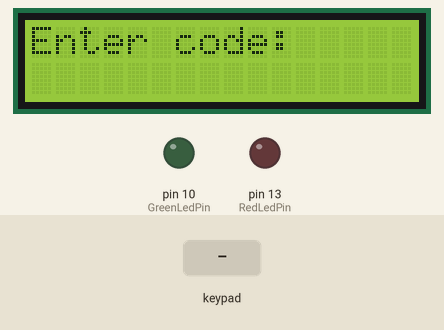
Recording of a program running on a simulated Arduino Mega 2560, built with avr-gcc and run on an emulated ATmega2560. On the bench: 16×2 character LCD, output pins drawn as LEDs (lit = HIGH). Inputs (shaded band) come from the test bench. What the program prints to the serial monitor is not drawn.

Above: at 1.2 s.
1.3 s: keypad keys 1 2 3 4 A pressed 0.4 s apart
At 3.2 s:
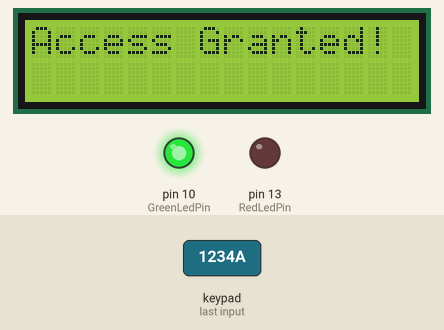
6.0 s: key '1' pressed
At 6.6 s:
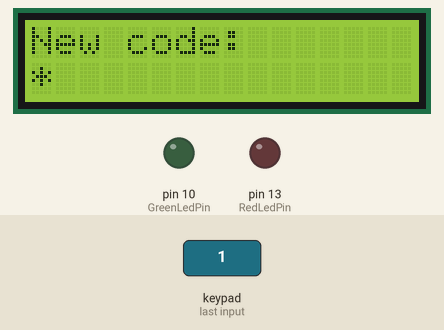
7.6 s: keypad keys 1 2 3 4 * pressed 0.4 s apart
At 10.4 s:
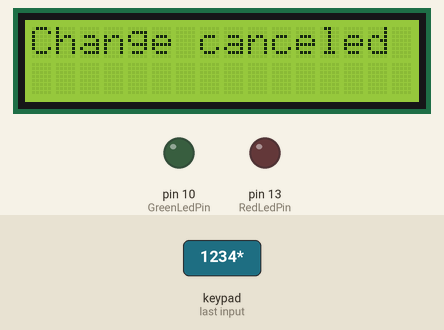
11.1 s: keypad keys 9 8 7 6 pressed 0.4 s apart
At 13.3 s:
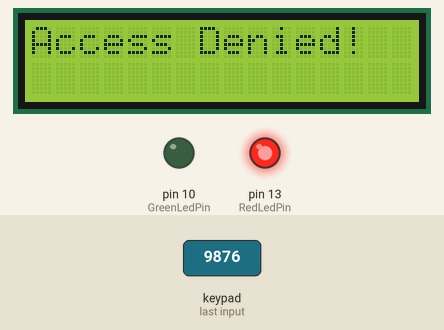
15.7 s: key 'B' pressed
At 16.5 s:
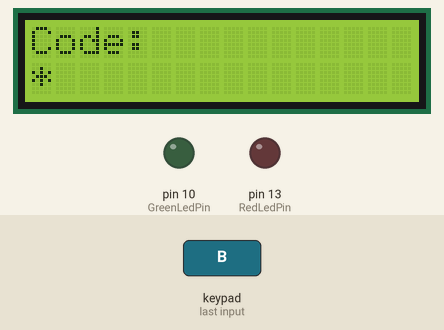
17.2 s: key '2' pressed
At 17.7 s:
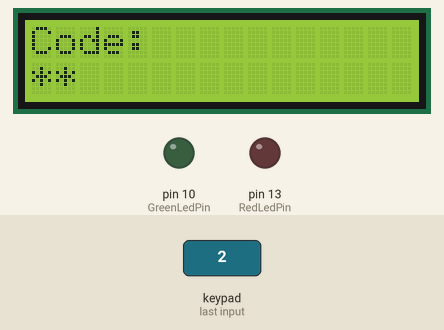
Timing chart, 0 to 19.7 s (numbered marks = the images above; inputs shaded):
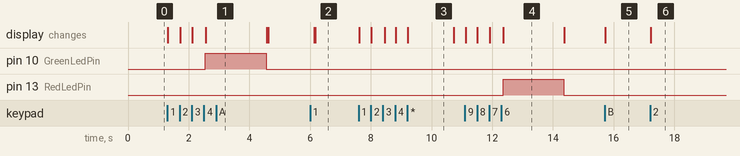

The program:

main.cpp
```cpp
#include <Arduino.h>

#include "KeypadModule.h"
#include "LcdModule.h"
#include "LedModule.h"

const int PasswordLength = 4;
char CurrentPassword[PasswordLength + 1] = "1234";   // can be changed at runtime

enum SystemState {
    STATE_IDLE,          // waiting for code
    STATE_TYPING_CODE,   // user entering code
    STATE_VALIDATION,    // checking code
    STATE_CHANGE_PROMPT, // user chose to change password
    STATE_TYPING_NEW,    // entering new password
    STATE_CONFIRM_NEW    // confirming new password
};

SystemState currentState = STATE_IDLE;

void ResetToIdle() {
    currentState = STATE_IDLE;
    PrintLcd("Enter code:");
    Serial.println("State -> IDLE, LCD: \"Enter code:\"");
}

void setup() {
    Serial.begin(9600);
    while (!Serial) { ; }

    Serial.println("=== System boot ===");

    InitLcd();
    InitLeds();

    ResetToIdle();
    Serial.print("Initial password = ");
    Serial.println(CurrentPassword);
}

void loop() {
    static char inputBuffer[PasswordLength + 1] = {0};
    static char newPassword[PasswordLength + 1] = {0};
    static int index = 0;

    char key = GetKeyPress();

    if (!key) return;  // nothing pressed

    Serial.print("Key pressed: ");
    Serial.println(key);

    // Global clear with '*'
    if (key == '*') {
        index = 0;
        inputBuffer[0] = '\0';
        newPassword[0] = '\0';

        if (currentState == STATE_TYPING_NEW || currentState == STATE_CONFIRM_NEW) {
            PrintLcd("Change canceled");
            Serial.println("Action: cancel password change");
            delay(1500);
        }

        ResetToIdle();
        return;
    }

    // From IDLE: 'A' enters change-password mode
    if (currentState == STATE_IDLE && key == 'A') {
        currentState = STATE_CHANGE_PROMPT;
        PrintLcd("Change password");
        Serial.println("State -> CHANGE_PROMPT, LCD: \"Change password\"");
        delay(1500);

        currentState = STATE_TYPING_NEW;
        index = 0;
        newPassword[0] = '\0';
        PrintLcd("New code:");
        Serial.println("State -> TYPING_NEW, LCD: \"New code:\"");
        return;
    }

    // Ignore '#' for simplicity
    if (key == '#') {
        Serial.println("Action: '#' ignored");
        return;
    }

    /* -------- NORMAL LOGIN FLOW -------- */

    if (currentState == STATE_IDLE || currentState == STATE_TYPING_CODE) {
        currentState = STATE_TYPING_CODE;

        if (index < PasswordLength) {
            inputBuffer[index++] = key;
            inputBuffer[index] = '\0';

            Serial.print("LOGIN buffer: \"");
            Serial.print(inputBuffer);
            Serial.println("\"");

            // masked display
            LcdInstance.clear();
            LcdInstance.setCursor(0, 0);
            LcdInstance.print("Code:");
            LcdInstance.setCursor(0, 1);
            for (int i = 0; i < index; i++) {
                LcdInstance.print('*');
            }
        }

        if (index == PasswordLength) {
            currentState = STATE_VALIDATION;
            Serial.println("State -> VALIDATION");
            Serial.print("Checking code \"");
            Serial.print(inputBuffer);
            Serial.print("\" against \"");
            Serial.print(CurrentPassword);
            Serial.println("\"");

            if (strncmp(inputBuffer, CurrentPassword, PasswordLength) == 0) {
                PrintLcd("Access Granted!");
                SetGreenLed(true);
                SetRedLed(false);
                Serial.println("Result: CORRECT code");
            } else {
                PrintLcd("Access Denied!");
                SetRedLed(true);
                SetGreenLed(false);
                Serial.println("Result: WRONG code");
            }

            delay(2000);
            SetGreenLed(false);
            SetRedLed(false);
            Serial.println("LEDs OFF, login attempt finished");

            index = 0;
            inputBuffer[0] = '\0';
            ResetToIdle();
        }

        return;
    }

    /* -------- CHANGE PASSWORD: ENTER NEW -------- */

    if (currentState == STATE_TYPING_NEW) {
        if (index < PasswordLength) {
            newPassword[index++] = key;
            newPassword[index] = '\0';

            Serial.print("NEW password buffer: \"");
            Serial.print(newPassword);
            Serial.println("\"");

            LcdInstance.clear();
            LcdInstance.setCursor(0, 0);
            LcdInstance.print("New code:");
            LcdInstance.setCursor(0, 1);
            for (int i = 0; i < index; i++) {
                LcdInstance.print('*');
            }
        }

        if (index == PasswordLength) {
            currentState = STATE_CONFIRM_NEW;
            Serial.println("State -> CONFIRM_NEW");
            Serial.print("First entry for new password = \"");
            Serial.print(newPassword);
            Serial.println("\"");

            index = 0;
            inputBuffer[0] = '\0';
            PrintLcd("Confirm code:");
            Serial.println("LCD: \"Confirm code:\"");
        }

        return;
    }

    /* -------- CHANGE PASSWORD: CONFIRM NEW -------- */

    if (currentState == STATE_CONFIRM_NEW) {
        if (index < PasswordLength) {
            inputBuffer[index++] = key;
            inputBuffer[index] = '\0';

            Serial.print("CONFIRM buffer: \"");
            Serial.print(inputBuffer);
            Serial.println("\"");

            LcdInstance.clear();
            LcdInstance.setCursor(0, 0);
            LcdInstance.print("Confirm:");
            LcdInstance.setCursor(0, 1);
            for (int i = 0; i < index; i++) {
                LcdInstance.print('*');
            }
        }

        if (index == PasswordLength) {
            Serial.print("Comparing new password \"");
            Serial.print(newPassword);
            Serial.print("\" with confirmation \"");
            Serial.print(inputBuffer);
            Serial.println("\"");

            if (strncmp(newPassword, inputBuffer, PasswordLength) == 0) {
                // apply new password
                strncpy(CurrentPassword, newPassword, PasswordLength);
                CurrentPassword[PasswordLength] = '\0';

                PrintLcd("Password saved");
                Serial.print("Password successfully changed to ");
                Serial.println(CurrentPassword);
            } else {
                PrintLcd("Mismatch!");
                Serial.println("Password change FAILED: mismatch");
            }

            delay(2000);
            index = 0;
            inputBuffer[0] = '\0';
            newPassword[0] = '\0';
            ResetToIdle();
        }

        return;
    }
}
```

LedModule.h
```cpp
#ifndef LedModule_h
#define LedModule_h

const int GreenLedPin = 10;
const int RedLedPin   = 13;

void InitLeds();
void SetGreenLed(bool state);
void SetRedLed(bool state);

#endif
```

LedModule.cpp
```cpp
#include <Arduino.h>
#include "LedModule.h"

void InitLeds() {
    pinMode(GreenLedPin, OUTPUT);
    pinMode(RedLedPin, OUTPUT);
    digitalWrite(GreenLedPin, LOW);
    digitalWrite(RedLedPin, LOW);
}

void SetGreenLed(bool state) {
    digitalWrite(GreenLedPin, state);
}

void SetRedLed(bool state) {
    digitalWrite(RedLedPin, state);
}
```

KeypadModule.h
```cpp
#ifndef KeypadModule_h
#define KeypadModule_h

#include <Keypad.h>

const byte RowsCount = 4;
const byte ColsCount = 4;

extern const char Keys[RowsCount][ColsCount];
extern byte RowPins[RowsCount];
extern byte ColPins[ColsCount];
extern Keypad KeypadInstance;

char GetKeyPress();

#endif
```

LcdModule.h
```cpp
#ifndef LcdModule_h
#define LcdModule_h

#include <Wire.h>
#include <LiquidCrystal_I2C.h>

extern LiquidCrystal_I2C LcdInstance;

void InitLcd();
void PrintLcd(const char* message);

#endif
```

KeypadModule.cpp
```cpp
#include "KeypadModule.h"

const char Keys[RowsCount][ColsCount] = {
    {'1','2','3','A'},
    {'4','5','6','B'},
    {'7','8','9','C'},
    {'*','0','#','D'}
};

byte RowPins[RowsCount] = {9, 8, 7, 6};
byte ColPins[ColsCount] = {5, 4, 3, 2};

Keypad KeypadInstance = Keypad(makeKeymap(Keys), RowPins, ColPins, RowsCount, ColsCount);

char GetKeyPress() {
    return KeypadInstance.getKey();
}
```

LcdModule.cpp
```cpp
#include "LcdModule.h"

// I2C LCD: address 0x27, 16 columns, 2 rows
LiquidCrystal_I2C LcdInstance(0x27, 16, 2);

void InitLcd() {
    LcdInstance.init();        // if this fails, change to LcdInstance.begin(16, 2);
    LcdInstance.backlight();
    LcdInstance.clear();
}

void PrintLcd(const char* message) {
    LcdInstance.clear();
    LcdInstance.setCursor(0, 0);
    LcdInstance.print(message);
}
```

Measured:
- after the input at 1.3 s, pin 10 (GreenLedPin): LOW → HIGH after 1.3 s, → LOW 2.0 s later; the display: first changes at once (image 1 shows a later state)
- after the input at 6.0 s, the display: first differs from a run without the input after 0.17 s (image 2)
- after the input at 7.6 s, the display: first changes at once (image 3 shows a later state)
- after the input at 11.1 s, pin 13 (RedLedPin): LOW → HIGH after 1.3 s, → LOW 2.0 s later; the display: first changes at once (image 4 shows a later state)
- after the input at 15.7 s, the display: changes at once (image 5)
- after the input at 17.2 s, the display: changes at once (image 6)
- what the display in image 3 shows lasts 1.5 s, from 9.2 s to 10.7 s
